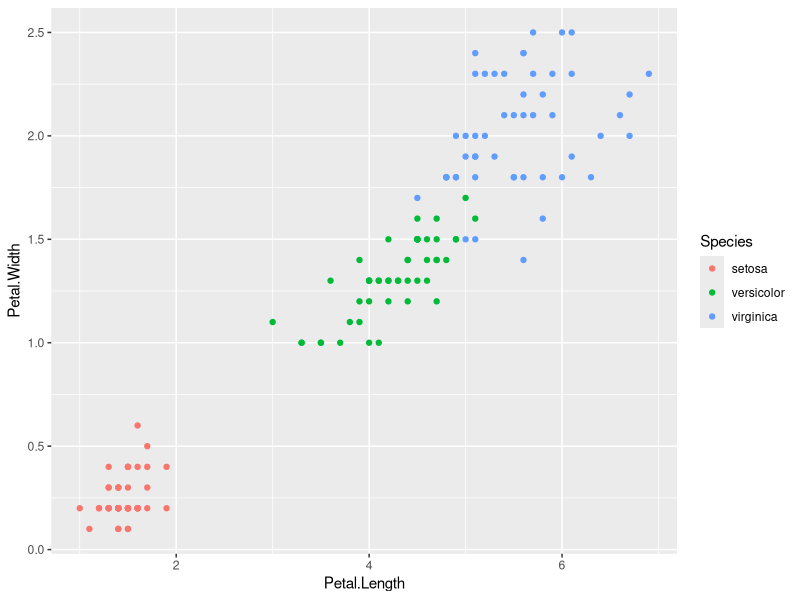
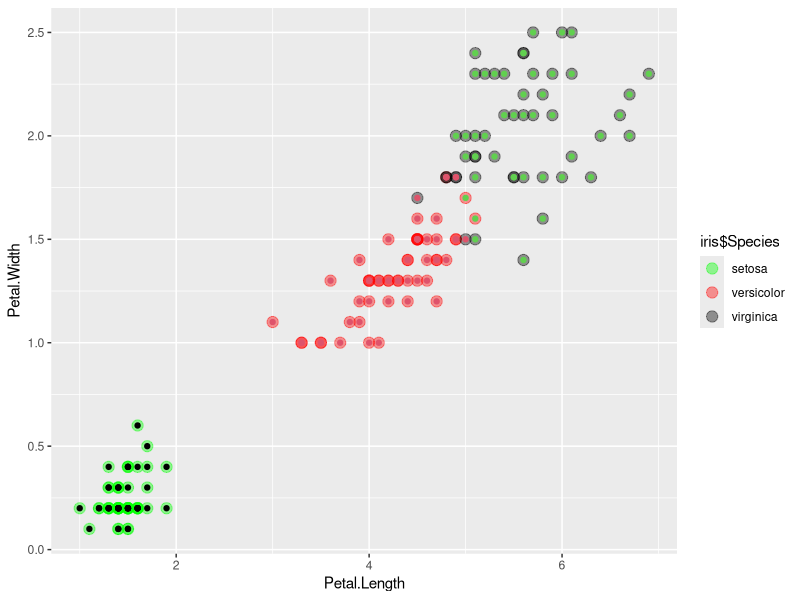

The R script that drew these images, in order:
rm(list=ls())

# What is K Means Clustering?
# 
# K Means Clustering is an unsupervised learning algorithm that tries to cluster 
# data based on their similarity. Unsupervised learning means that there is no outcome 
# to be predicted, and the algorithm just tries to find patterns in the data. In k means 
# clustering, we have the specify the number of clusters we want the data to be grouped 
# into. The algorithm randomly assigns each observation to a cluster, and finds the centroid 
# of each cluster. Then, the algorithm iterates through two steps:
#   
# Reassign data points to the cluster whose centroid is closest.
# Calculate new centroid of each cluster.
# These two steps are repeated till the within cluster variation cannot be 
# reduced any further. The within cluster variation is calculated as the sum 
# of the euclidean distance between the data points and their respective cluster 
# centroids.

# Exploring the data

# The iris dataset contains data about sepal length, sepal width, petal length, 
# and petal width of flowers of different species. Let us see what it looks like:
  
library(datasets)
head(iris)

# Clustering
# Okay, now that we have seen the data, let us try to cluster it. Since the initial 
# cluster assignments are random, let us set the seed to ensure reproducibility.

set.seed(20)
irisCluster <- kmeans(iris[, 3:4], 3) 
irisCluster$cluster
irisCluster

# After a little bit of exploration, I found that Petal.Length and Petal.Width were 
# similar among the same species but varied considerably between different species, 
# as demonstrated below:

library(ggplot2)

ggplot(iris, aes(Petal.Length, Petal.Width, color = Species)) + geom_point()

# We can plot it as follows to compare it with the original data:

ggplot(iris, aes(Petal.Length, Petal.Width, color = iris$Species)) + 
  geom_point(alpha = 0.4, size = 3.5) + geom_point(col = irisCluster$cluster) + 
  scale_color_manual(values = c('green', 'red', 'black'))

# All the points where the inner color doesn't match the outer color are the 
# ones which were clustered incorrectly.
